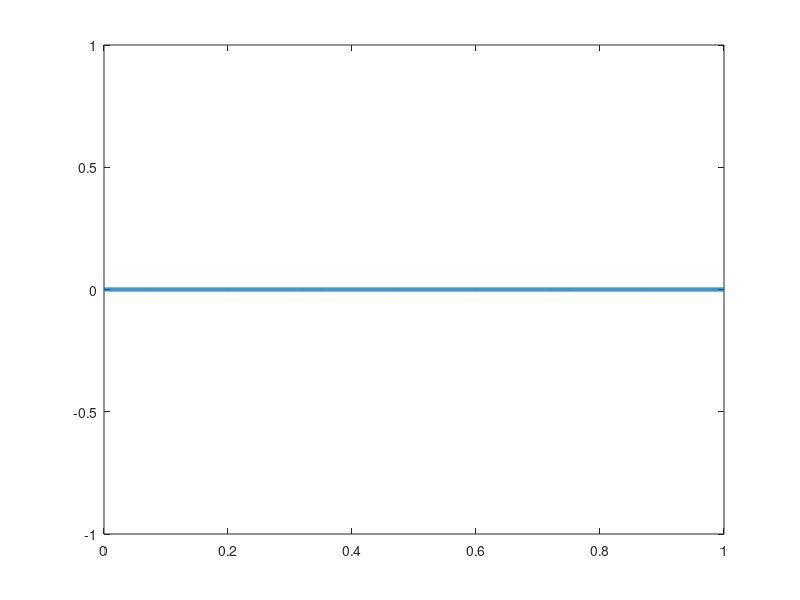

Write MATLAB code to recreate this figure.
clear all;
close all;
clc;

bits = input('prompt');
bitrate = 1;
n = 1000;
T = length(bits)/bitrate;
N = n*length(bits);
dt = T/N;
t = 0:dt:T;
x = zeros(1,length(t));
lastbit = 1;
for i=1:length(bits)
  if bits(i)==1
    x((i-1)*n+1:i*n) = -lastbit;
    lastbit = -lastbit;
  endif
endfor
plot(t, x, 'Linewidth', 3);
counter = 0;
lastbit = 1;
for i = 1:length(t)
  if t(i)>counter
    counter = counter + 1;
    if x(i)==-lastbit
      result(counter) = 1;
      lastbit = -lastbit;
    else result(counter) = 0;
    endif
  endif
endfor
disp('AMI Decoding:');
disp(result);